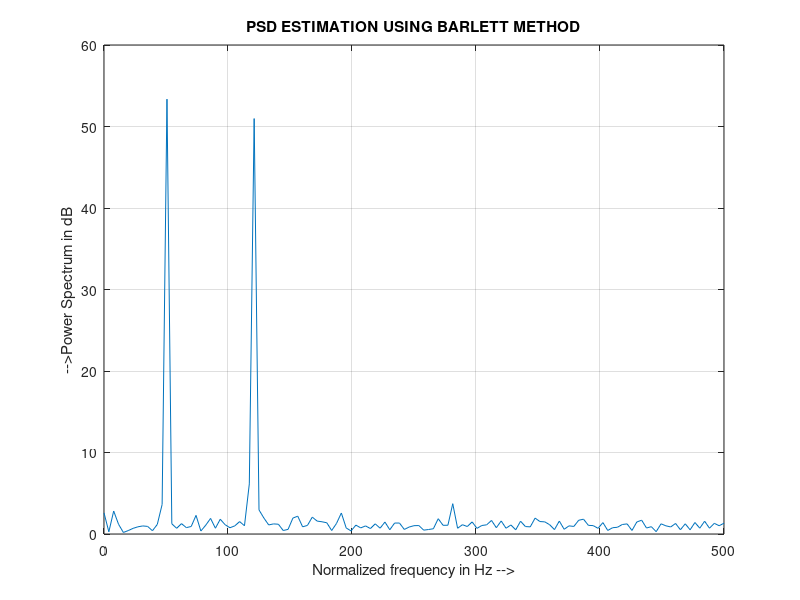

Write MATLAB code to recreate this figure.
% POWER SPECTRAL DENSITY ESTIMATION USING BARTLETT METHOD 
clc;
close all;
clear all;
t=0:1023
x=sin(2*pi*50/1000*t)+sin(2*pi*120/1000*t);
y=x+randn(size(t));
N=length(y);
k=4;
M=N/k;
x1=y(1:M);
x2=y(M+1:2*M);
x3=y(2*M+1:3*M);
x4=y(3*M+1:4*M);
px41=(1/M)*((abs(fft(x1))).^2);
px42=(1/M)*((abs(fft(x2))).^2);
px43=(1/M)*((abs(fft(x3))).^2);
px44=(1/M)*((abs(fft(x4))).^2);
px5=(px41+px42+px43+px44)/k;
n1=1000*(0:M/2)/M;
plot(n1,px5(1:M/2+1));
grid;
xlabel('Normalized frequency in Hz -->');
ylabel('-->Power Spectrum in dB');
title('PSD ESTIMATION USING BARLETT METHOD')